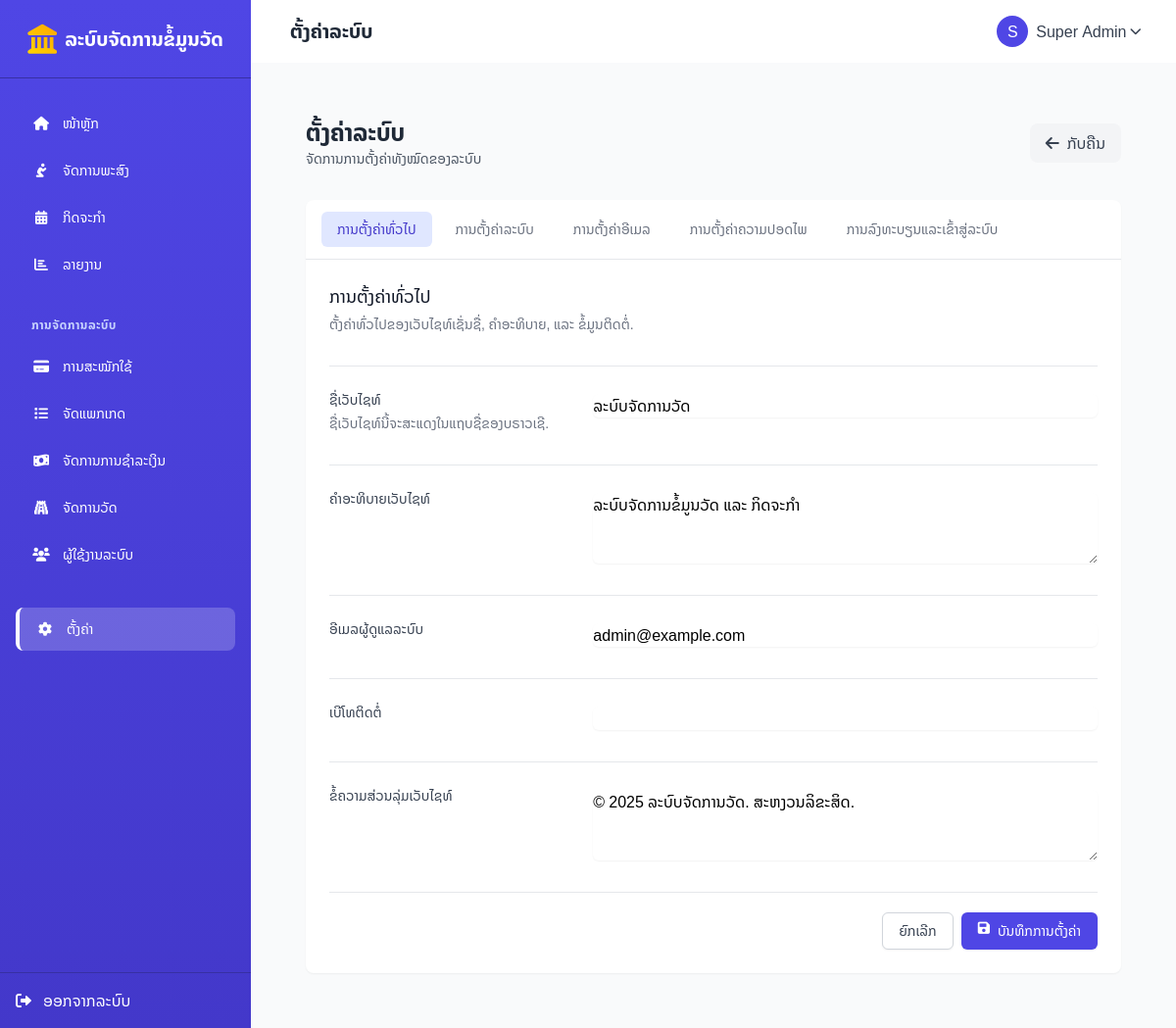
The app's page /admin/settings.php (signed in) with its own data.
### tables this page shows
CREATE TABLE `settings` (
  `id` int(11) NOT NULL,
  `setting_key` varchar(255) NOT NULL,
  `setting_value` text DEFAULT NULL,
  `setting_group` varchar(100) NOT NULL,
  `description` text DEFAULT NULL,
  `type` varchar(50) DEFAULT 'text',
  `options` text DEFAULT NULL,
  `updated_at` datetime DEFAULT current_timestamp() ON UPDATE current_timestamp()
);

### config/base_url.php (called while the page is built)
<?php
$base_url = "http://localhost/temples/";
?>

### admin/settings.php (the view, shortened to what this page needs)
<?php
require_once '../config/db.php';
require_once '../config/base_url.php';
$settings = [];
try {
    $stmt = $pdo->query("SELECT * FROM settings ORDER BY setting_group, id");
    while ($row = $stmt->fetch()) {
        $settings[$row['setting_key']] = $row;
    }
} catch (PDOException $e) {
    $settings = [];
    $_SESSION['error'] = "ບໍ່ສາມາດດຶງຂໍ້ມູນການຕັ້ງຄ່າໄດ້: " . $e->getMessage();
}
$grouped_settings = [];
foreach ($settings as $key => $setting) {
    $grouped_settings[$setting['setting_group']][] = $setting;
}
$group_names = [
    'general' => 'ການຕັ້ງຄ່າທົ່ວໄປ',
    'system' => 'ການຕັ້ງຄ່າລະບົບ',
    'email' => 'ການຕັ້ງຄ່າອີເມລ',
    'security' => 'ການຕັ້ງຄ່າຄວາມປອດໄພ',
    'registration' => 'ການລົງທະບຽນແລະເຂົ້າສູ່ລະບົບ'
];
require_once '../includes/header.php';
?>
<div class="max-w-7xl mx-auto px-4 sm:px-6 lg:px-8 py-8">
    <div class="flex justify-between items-center mb-8">
        <div>
            <h1 class="text-2xl font-bold text-gray-800">ຕັ້ງຄ່າລະບົບ</h1>
            <p class="text-sm text-gray-600">ຈັດການການຕັ້ງຄ່າທັງໝົດຂອງລະບົບ</p>
        </div>
        <div>
            <a href="<?= $base_url ?>dashboard.php" class="bg-gray-100 hover:bg-gray-200 text-gray-700 py-2 px-4 rounded-lg flex items-center transition">
                <i class="fas fa-arrow-left mr-2"></i> ກັບຄືນ
            </a>
        </div>
    </div>
    <div class="bg-white rounded-lg shadow-sm overflow-hidden">
        <div class="border-b border-gray-200">
            <nav class="flex overflow-x-auto py-3 px-4">
                <?php $active_group = isset($_GET['group']) ? $_GET['group'] : 'general'; ?>
                <?php foreach ($group_names as $group_key => $group_name): ?>
                <a href="?group=<?= $group_key ?>"
                   class="whitespace-nowrap px-4 py-2 mr-2 rounded-md text-sm font-medium
                         <?= $active_group === $group_key ?
                             'bg-indigo-100 text-indigo-700 hover:bg-indigo-200' :
                             'text-gray-500 hover:text-gray-700 hover:bg-gray-100' ?>">
                    <?= $group_name ?>
                </a>
                <?php endforeach; ?>
            </nav>
        </div>
        <form action="<?= $_SERVER['PHP_SELF'] ?>" method="POST" class="p-6">
            <?php
            $current_group = isset($_GET['group']) ? $_GET['group'] : 'general';
            if (isset($grouped_settings[$current_group])):
            ?>
            <div class="space-y-8">
                <div>
                    <h2 class="text-lg font-medium text-gray-900"><?= $group_names[$current_group] ?? $current_group ?></h2>
                    <p class="mt-1 text-sm text-gray-500">
                        <?php
                        $group_descriptions = [
                            'general' => 'ຕັ້ງຄ່າທົ່ວໄປຂອງເວັບໄຊທ໌ເຊັ່ນຊື່, ຄໍາອະທິບາຍ, ແລະ ຂໍ້ມູນຕິດຕໍ່.',
                            'system' => 'ຕັ້ງຄ່າສໍາລັບການເຮັດວຽກຂອງລະບົບ.',
                            'email' => 'ຕັ້ງຄ່າລະບົບການສົ່ງອີເມລ.',
                            'security' => 'ຕັ້ງຄ່າຄວາມປອດໄພຂອງລະບົບ ລວມທັງນະໂຍບາຍຂອງລະຫັດຜ່ານ.',
                            'registration' => 'ຕັ້ງຄ່າການລົງທະບຽນແລະເຂົ້າສູ່ລະບົບຂອງຜູ່ໃຊ້.',
                        ];
                        echo $group_descriptions[$current_group] ?? '';
                        ?>
                    </p>
                </div>
                <?php foreach ($grouped_settings[$current_group] as $setting): ?>
                <div class="border-t border-gray-200 pt-6">
                    <div class="grid grid-cols-1 md:grid-cols-3 gap-6">
                        <div class="md:col-span-1">
                            <label for="<?= $setting['setting_key'] ?>" class="block text-sm font-medium text-gray-700">
                                <?= htmlspecialchars($setting['description']) ?>
                            </label>
                            <?php if ($setting['setting_key'] === 'site_name'): ?>
                            <p class="mt-1 text-sm text-gray-500">ຊື່ເວັບໄຊທ໌ນີ້ຈະສະແດງໃນແຖບຊື່ຂອງບຣາວເຊີ.</p>
                            <?php endif; ?>
                        </div>
                        <div class="md:col-span-2">
                            <?php
                            switch($setting['type']) {
                                case 'textarea':
                                    ?>
                                    <textarea id="<?= $setting['setting_key'] ?>"
                                              name="<?= $setting['setting_key'] ?>"
                                              rows="3"
                                              class="form-textarea rounded-md shadow-sm mt-1 block w-full"><?= htmlspecialchars($setting['setting_value']) ?></textarea>
                                    <?php
                                    break;
                                    ?>
                                    <?php
                                case 'email':
                                    ?>
                                    <input type="email"
                                           id="<?= $setting['setting_key'] ?>"
                                           name="<?= $setting['setting_key'] ?>"
                                           value="<?= htmlspecialchars($setting['setting_value']) ?>"
                                           class="form-input rounded-md shadow-sm mt-1 block w-full">
                                    <?php
                                    break;
                                default:
                                    ?>
                                    <input type="text"
                                           id="<?= $setting['setting_key'] ?>"
                                           name="<?= $setting['setting_key'] ?>"
                                           value="<?= htmlspecialchars($setting['setting_value']) ?>"
                                           class="form-input rounded-md shadow-sm mt-1 block w-full">
                                    <?php
                                    break;
                            }
                            ?>
                        </div>
                    </div>
                </div>
                <?php endforeach; ?>
            </div>
            <?php endif; ?>
            <div class="mt-8 pt-5 border-t border-gray-200">
                <div class="flex justify-end">
                    <button type="button" onclick="window.location.href='<?= $base_url ?>dashboard.php'" class="bg-white py-2 px-4 border border-gray-300 rounded-md shadow-sm text-sm font-medium text-gray-700 hover:bg-gray-50 focus:outline-none focus:ring-2 focus:ring-offset-2 focus:ring-indigo-500 mr-2">
                        ຍົກເລີກ
                    </button>
                    <button type="submit" name="submit" class="inline-flex justify-center py-2 px-4 border border-transparent shadow-sm text-sm font-medium rounded-md text-white bg-indigo-600 hover:bg-indigo-700 focus:outline-none focus:ring-2 focus:ring-offset-2 focus:ring-indigo-500">
                        <i class="fas fa-save mr-2"></i> ບັນທຶກການຕັ້ງຄ່າ
                    </button>
                </div>
            </div>
        </form>
    </div>
</div>
<?php
require_once '../includes/footer.php';
?>

### includes/header.php (style rules this page uses)
body { font-family: 'Noto Sans Lao', sans-serif; background-color: #F9FAFB; }

### records on screen
settings: description "ຊື່ເວັບໄຊທ໌", setting_key "ຊື່ເວັບໄຊທ໌ນີ້ຈະສະແດງໃນແຖບຊື່ຂອງບຣາວເຊີ.", site_name "ລະບົບຈັດການວັດ"
settings: description "ຄໍາອະທິບາຍເວັບໄຊທ໌", site_description "ລະບົບຈັດການຂໍ້ມູນວັດ ແລະ ກິດຈະກໍາ"
settings: description "ອີເມລຜູ້ດູແລລະບົບ", admin_email "admin@example.com"
settings: description "ເບີໂທຕິດຕໍ່"
settings: description "ຂໍ້ຄວາມສ່ວນລຸ່ມເວັບໄຊທ໌", footer_text "© 2025 ລະບົບຈັດການວັດ. ສະຫງວນລິຂະສິດ."

### other values on screen
$page_title "ຕັ້ງຄ່າລະບົບ"
substr($_SESSION['user']['name'], 0, 1) "S"
$_SESSION['user']['name'] "Super Admin"
$group_name "ການຕັ້ງຄ່າທົ່ວໄປ"
$group_name "ການຕັ້ງຄ່າລະບົບ"
$group_name "ການຕັ້ງຄ່າອີເມລ"
$group_name "ການຕັ້ງຄ່າຄວາມປອດໄພ"
$group_name "ການລົງທະບຽນແລະເຂົ້າສູ່ລະບົບ"
$group_names[$current_group] "ການຕັ້ງຄ່າທົ່ວໄປ"
$group_descriptions[$current_group] "ຕັ້ງຄ່າທົ່ວໄປຂອງເວັບໄຊທ໌ເຊັ່ນຊື່, ຄໍາອະທິບາຍ, ແລະ ຂໍ້ມູນຕິດຕໍ່."
